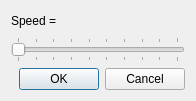
<?xml version="1.0" encoding="UTF-8"?>
<ui version="4.0">
 <class>SpeedDlg</class>
 <widget class="QDialog" name="SpeedDlg">
  <property name="geometry">
   <rect>
    <x>0</x>
    <y>0</y>
    <width>196</width>
    <height>101</height>
   </rect>
  </property>
  <property name="windowTitle">
   <string>Playback speed</string>
  </property>
  <layout class="QVBoxLayout" name="verticalLayout">
   <item>
    <widget class="QLabel" name="label">
     <property name="text">
      <string>Speed = </string>
     </property>
    </widget>
   </item>
   <item>
    <widget class="QSlider" name="slider">
     <property name="minimum">
      <number>1</number>
     </property>
     <property name="maximum">
      <number>10</number>
     </property>
     <property name="pageStep">
      <number>1</number>
     </property>
     <property name="orientation">
      <enum>Qt::Horizontal</enum>
     </property>
     <property name="tickPosition">
      <enum>QSlider::TicksBothSides</enum>
     </property>
     <property name="tickInterval">
      <number>0</number>
     </property>
    </widget>
   </item>
   <item>
    <widget class="QDialogButtonBox" name="buttonBox">
     <property name="orientation">
      <enum>Qt::Horizontal</enum>
     </property>
     <property name="standardButtons">
      <set>QDialogButtonBox::Cancel|QDialogButtonBox::Ok</set>
     </property>
    </widget>
   </item>
  </layout>
 </widget>
 <resources/>
 <connections>
  <connection>
   <sender>buttonBox</sender>
   <signal>accepted()</signal>
   <receiver>SpeedDlg</receiver>
   <slot>accept()</slot>
   <hints>
    <hint type="sourcelabel">
     <x>248</x>
     <y>254</y>
    </hint>
    <hint type="destinationlabel">
     <x>157</x>
     <y>274</y>
    </hint>
   </hints>
  </connection>
  <connection>
   <sender>buttonBox</sender>
   <signal>rejected()</signal>
   <receiver>SpeedDlg</receiver>
   <slot>reject()</slot>
   <hints>
    <hint type="sourcelabel">
     <x>316</x>
     <y>260</y>
    </hint>
    <hint type="destinationlabel">
     <x>286</x>
     <y>274</y>
    </hint>
   </hints>
  </connection>
 </connections>
</ui>
